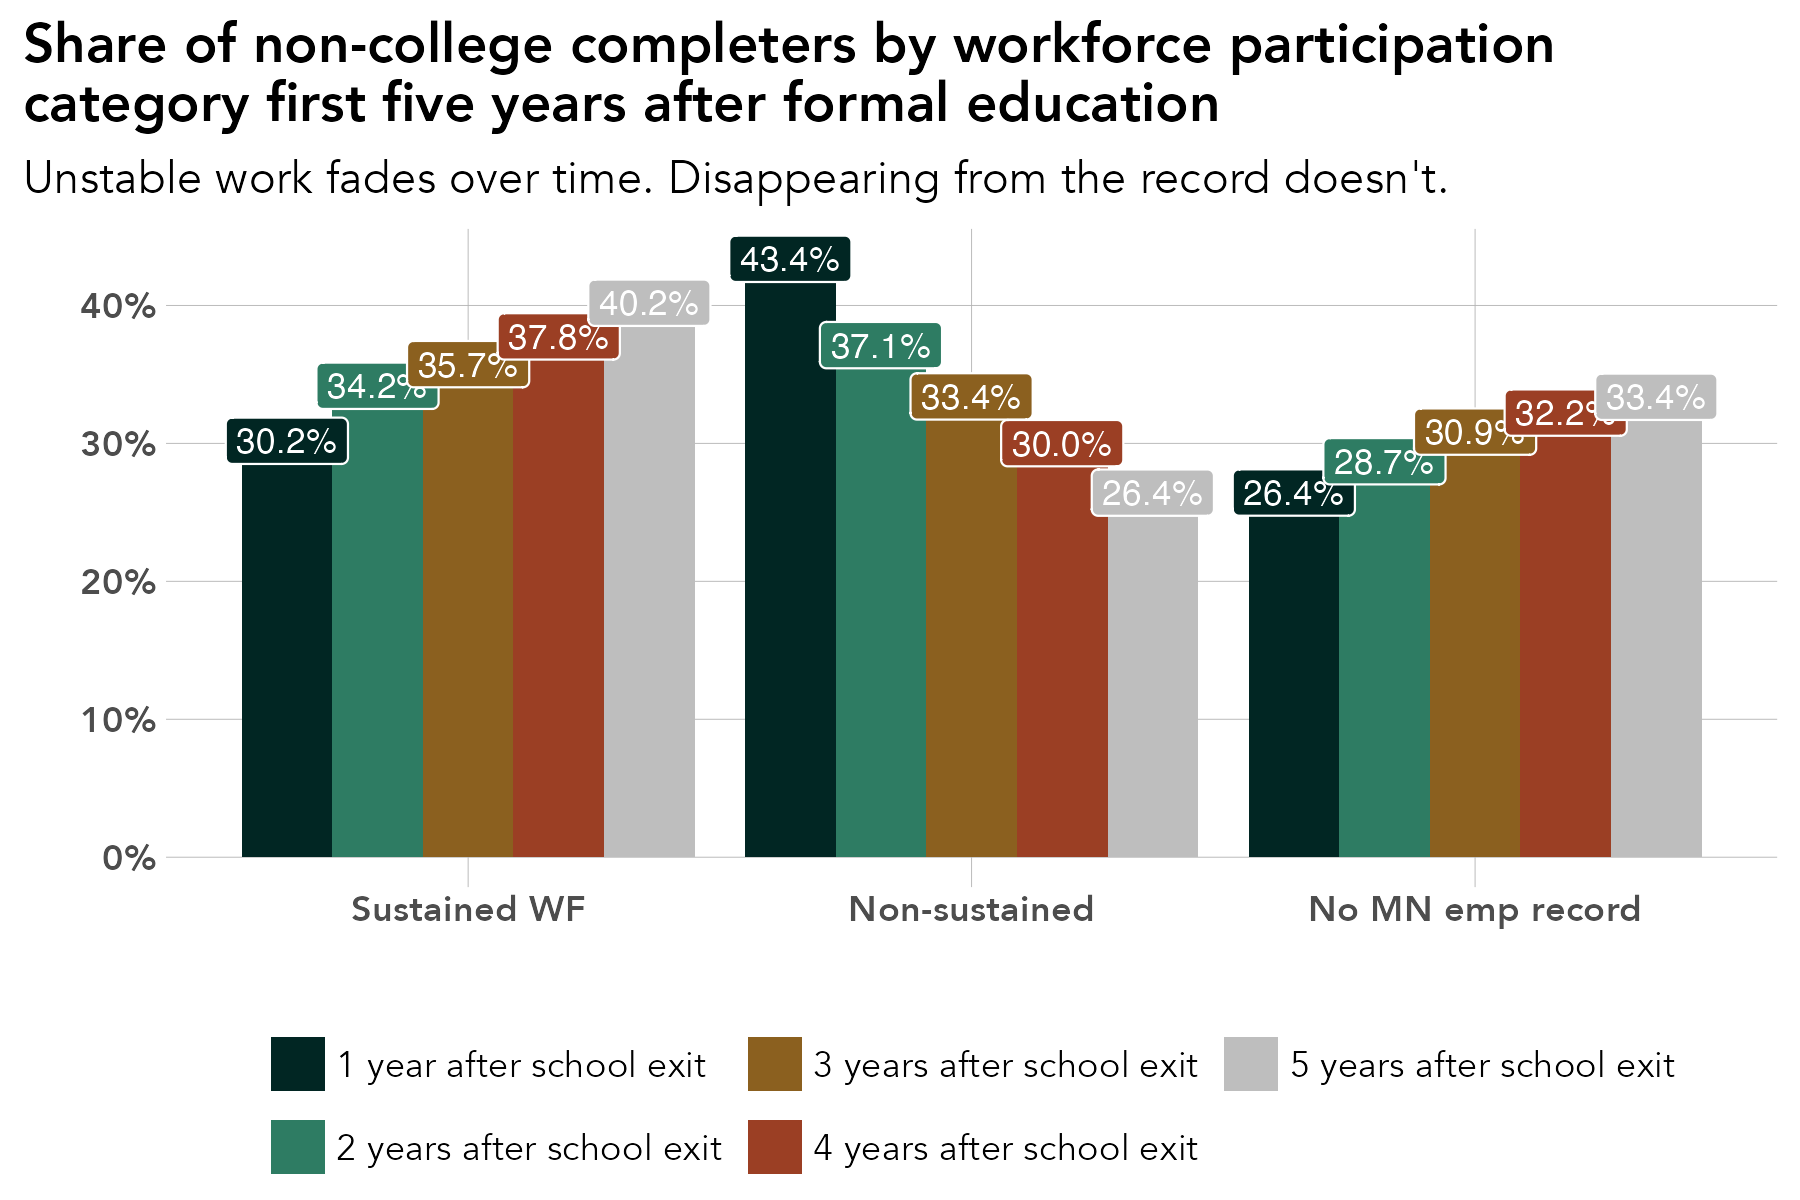

The R source for this figure:
# library -----------------------------------------------------------------
library(tidyverse)
library(sf)
library(ggrepel)
library(scales)
library(ggiraph)
library(rmapshaper)
library(cowplot)
library(RColorBrewer)
library(readxl)
library(lubridate)
library(readxl)
library(systemfonts)
reset_font_cache()
library(ggtext)
library(janitor)
library(cowplot)


rm(list = ls())

# themes ------------------------------------------------------------------
theme_bar <- theme_bw() +
  theme(panel.grid.major = element_line(color = "grey70", size = 0.1),
        panel.grid.minor = element_blank(),
        axis.ticks = element_blank(),
        axis.text = element_text(face = "bold"),
        panel.border = element_blank(),
        legend.background = element_rect(fill = "transparent", color = "transparent"),
        legend.key = element_rect(fill = "transparent"),
        legend.key.size = unit(1, "lines"),
        legend.margin = margin(0,0,0,0),
        legend.title = element_blank(),
        legend.text = element_text(margin = margin(l = 2)),
        text = element_text(family = "Avenir") ,
        plot.title.position = "plot",
        plot.title = element_text(face = "bold"))

theme_line <- theme_bw() +
  theme(legend.background = element_rect(fill = "transparent", color = "transparent"),
        legend.key = element_rect(fill = "transparent"),
        legend.text = element_text(margin = margin(l = 2)),
        panel.grid.minor = element_blank(),
        panel.grid.major = element_line(color = "grey70", size = 0.1),
        axis.ticks = element_blank(),
        axis.text = element_text(face = "bold"),
        panel.border = element_blank(),
        legend.margin = margin(0,0,0,0),
        legend.key.size = unit(1, "lines"),
        text = element_text(family = "Avenir") ,
        plot.title.position = "plot",
        plot.title = element_text(face = "bold"))


theme_sf <- theme_bw() +
  theme(axis.text.x=element_blank(),
        axis.text.y=element_blank(),
        axis.ticks=element_blank(),
        panel.background = element_blank(),
        panel.grid.major = element_line(color = "white"),
        panel.border = element_blank(),
        legend.title = element_blank(),
        legend.text = element_text(margin = margin(l = 2)),
        legend.margin = margin(0,0,0,0),
        legend.key.size = unit(1, "lines"),
        text = element_text(family = "Avenir") ,
        plot.title.position = "plot",
        plot.title = element_text(face = "bold"))

regions <- read_csv("/Users/kellyasche/Library/CloudStorage/GoogleDrive-kasche@ruralmn.org/My Drive/Data Prep/R Projects/Join docs/county_regions.csv") %>%
  select(5,6) %>%
  unique() %>%
  mutate(edr = str_replace(edr, "  ", " "),
         planning.region = str_replace(planning.region, " Minnesota", ""),
         planning.region = fct_relevel(planning.region, "Northwest", "Northeast", "Central", "Seven County Mpls-St Paul", "Southwest", "Southeast"),
         edr = fct_relevel(edr, "EDR 1 - Northwest", "EDR 2 - Headwaters", "EDR 3 - Arrowhead", "EDR 4 - West Central", "EDR 5 - North Central", "EDR 6E- Southwest Central", "EDR 6W- Upper Minnesota Valley", "EDR 7E- East Central", "EDR 7W- Central", "EDR 8 - Southwest", "EDR 9 - South Central", "EDR 10 - Southeast", "EDR 11 - 7 County Twin Cities", "Minnesota"))

counties.regions <- read_csv("/Users/kellyasche/Library/CloudStorage/GoogleDrive-kasche@ruralmn.org/My Drive/Data Prep/R Projects/Join docs/county_regions.csv") %>%
  mutate(countyfp = formatC(countyfp, width = 3, flag = "0"),
         Name = str_to_title(Name),
         Name = str_replace(Name, "Q", "q"),
         Name = str_replace(Name, "Of The", "of the"),
         Name = str_replace(Name, "Mcleod", "McLeod"),
         Dem_Desc = ifelse(Name == "Minnesota", "Minnesota", Dem_Desc) ,
         edr = str_replace(edr, "  ", " "),
         planning.region = str_replace(planning.region, " Minnesota", ""),
         planning.region = fct_relevel(planning.region, "Northwest", "Northeast", "Central", "Seven County Mpls-St Paul", "Southwest", "Southeast"),
         edr = fct_relevel(edr, "EDR 1 - Northwest", "EDR 2 - Headwaters", "EDR 3 - Arrowhead", "EDR 4 - West Central", "EDR 5 - North Central", "EDR 6E- Southwest Central", "EDR 6W- Upper Minnesota Valley", "EDR 7E- East Central", "EDR 7W- Central", "EDR 8 - Southwest", "EDR 9 - South Central", "EDR 10 - Southeast", "EDR 11 - 7 County Twin Cities", "Minnesota"))

color.ruca <- c("Entirely rural" = "#009933", "Town/rural mix" = "#99CC33", "Urban/town/rural mix" = "#CC9966", "Entirely urban" = "#754C29", "Minnesota" = "black")

color.pr <- c("Northwest" = "#4575b4","Northeast" = "grey", "Central" = "#fee090", "Seven County Mpls-St Paul" = "#d73027", "Southwest" = "#91bfdb", "Southeast" = "#fc8d59", "Minnesota" = "black")

color.edr <- c("EDR 1 - Northwest" = "#b3cde3", "EDR 2 - Headwaters" = "#8c96c6", "EDR 3 - Arrowhead" = "#fe9929", "EDR 4 - West Central" = "#8856a7", "EDR 5 - North Central" = "#810f7c", "EDR 6E- Southwest Central" = "#e5f5f9", "EDR 6W- Upper Minnesota Valley" = "#bdc9e1", "EDR 7E- East Central" = "#99d8c9", "EDR 7W- Central" = "#2ca25f", "EDR 8 - Southwest" = "#74a9cf", "EDR 9 - South Central" = "#0570b0", "EDR 10 - Southeast" = "#d7301f", "EDR 11 - 7 County Twin Cities" = "#d8b365", "Minnesota" = "black")

color.pr.edr <- c ("Northwest" = "#4575b4","Northeast" = "#e0f3f8", "Central" = "#fee090", "Seven County Mpls-St Paul" = "#d73027", "Southwest" = "#91bfdb", "Southeast" = "#fc8d59", "Minnesota" = "black", "EDR 1 - Northwest" = "#b3cde3", "EDR 2 - Headwaters" = "#8c96c6", "EDR 3 - Arrowhead" = "#fe9929", "EDR 4 - West Central" = "#8856a7", "EDR 5 - North Central" = "#810f7c", "EDR 6E- Southwest Central" = "#e5f5f9", "EDR 6W- Upper Minnesota Valley" = "#bdc9e1", "EDR 7E- East Central" = "#99d8c9", "EDR 7W- Central" = "#2ca25f", "EDR 8 - Southwest" = "#74a9cf", "EDR 9 - South Central" = "#0570b0", "EDR 10 - Southeast" = "#d7301f", "EDR 11 - 7 County Twin Cities" = "#d8b365")

color.six <- c("#009933", "#4575b4", "grey", "#fee090", "#fc8d59", "#d73027")

mn_counties <- st_read("/Users/kellyasche/Library/CloudStorage/GoogleDrive-kasche@ruralmn.org/My Drive/Data Prep/R Projects/Shapefiles/County shapefiles/MNCounties_MNDOT.shp", quiet = TRUE) %>%
  ms_simplify(keep = .01, keep_shapes = TRUE) %>%
  rename("countyfp" = "FIPS_CODE")

primary_colors <- c("#012623", "#2E7C63", "#8B601F", "#9B3F24", "grey")

alt_colors     <- c("#012623", "#9B3F24", "#E6A762", "#8B601F", "#222222")

expanded_colors <- c("#012623",   # Deep Field Green
                     "#9B3F24",   # Earth Red
                     "#2E7C63",   # Community Green
                     "#E6A762",   # Warm Accent
                     "#8B601F",   # Heritage Brown
                     "#0F5952",   # Secondary Green
                     "#222222",   # Dark Neutral
                     "grey")      # Light-mid neutral


# Prep data ---------------------------------------------------------------

original <- read_csv("Data/SLEDS/Masters/Master-non-college-grads-disconnection.csv")

data <- original %>%
  select(PersonID,after.ed.1:after.ed.5) %>%
  pivot_longer(names_to = "after.ed.year", values_to = "wf.cat", 2:ncol(.)) %>%
  mutate(wf.cat = as_factor(wf.cat),
         wf.cat.cond = ifelse(wf.cat %in% c("Sustained WF - NE", "Sustained WF - MN"), "Sustained WF",
                              ifelse(startsWith(as.character(wf.cat), "Non-sustained"), "Non-sustained", as.character(wf.cat))),
         wf.cat.cond = as_factor(wf.cat.cond),
         year = str_sub(after.ed.year, -1),
         year = ifelse(year == "1", paste(year, " year after school exit", sep = ""), paste(year, " years after school exit", sep = ""))) %>%
  group_by(year, wf.cat.cond) %>%
  summarize(n = n()) %>%
  ungroup() %>%
  group_by(year) %>%
  mutate(pct = n / sum(n)) %>%
  ungroup()


# Create chart ------------------------------------------------------------

names(data)

ggplot(data, aes(wf.cat.cond, pct, fill = year, group = year)) +
  geom_col(position = "dodge") +
  geom_label(aes(label = percent(pct, accuracy = .1)), show.legend = FALSE, position = position_dodge(width = .9), color = "white", size = 3) +
 labs(x="", 
      y = "", 
      title = "Share of non-college completers by workforce participation\ncategory first five years after formal education",
      subtitle = "Unstable work fades over time. Disappearing from the record doesn't.")+
  scale_y_continuous(labels=scales::percent) +
  theme_bar+
  scale_fill_manual(values = primary_colors,
                    guide = guide_legend(ncol = 3)) +
  theme(legend.position = "bottom")

ggsave(filename = "Charts/Paper report/non-college-wf-cat-5-years.pdf", device = cairo_pdf, dpi = "print", width = 6, height = 4)

ggsave(filename = "Charts/Paper report/non-college-wf-cat-5-years.png", dpi = "print", width = 6, height = 4)
